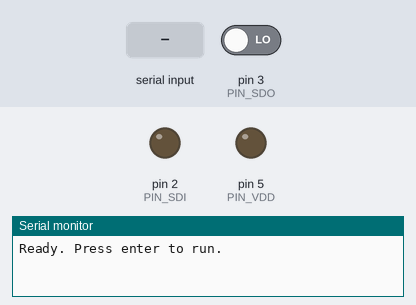
Recording of a sketch running on a simulated Arduino Uno, built with avr-gcc and run on an emulated ATmega328P. Shown: output pins drawn as LEDs (lit = HIGH), the last lines printed to the serial monitor. The inputs (shaded band) are chosen by the test bench; at power-on: pin 3 (PIN_SDO) LOW. Pins used as bus, display or sensor lines are not drawn.

Above: at 1.2 s.
1.3 s: "1\n" received over Serial
At 1.7 s:
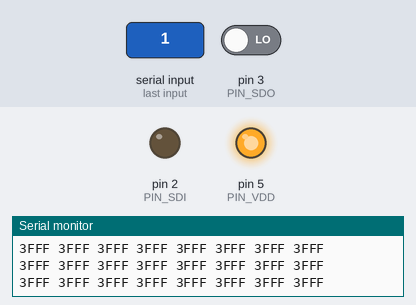
Timing chart, 0 to 4.3 s (numbered marks = the images above; inputs shaded):
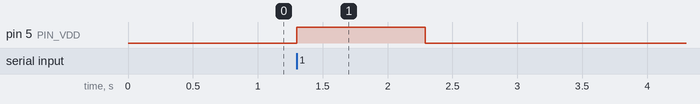

The sketch:

ny8_dumper.ino
```cpp
#define PIN_SDI         2
#define PIN_SDO         3
#define PIN_SCK         4
#define PIN_VDD         5
#define PIN_VPP_SENSE   6

// If dumping the MCU is unsuccessful without Vpp, try re-running
// with this set to 1. Follow README.md for hardware setup details.
#define MCU_REQUIRES_VPP 0

static_assert(PIN_SCK < 8);
static_assert(PIN_SDI < 8);
static_assert(PIN_SDO < 8);
static_assert(PIN_VDD < 8);
static_assert(PIN_VPP_SENSE < 8);

#define SET_PIN_HIGH(pin)   (PORTD |= 1 << (pin))
#define SET_PIN_LOW(pin)    (PORTD &= ~(1 << (pin)))
#define SET_PIN(pin, val)   (val) ? SET_PIN_HIGH(pin) : SET_PIN_LOW(pin)
#define GET_PIN(pin)        (PIND & (1 << (pin)))

#define DELAY_NANO(delay)   __builtin_avr_delay_cycles(((double) (delay)) * F_CPU / 1e9)
#define DELAY_MICRO(delay)  DELAY_NANO(1000.0 * (delay))
#define DELAY_MILLI(delay)  DELAY_MICRO(1000.0 * (delay))

uint8_t send_receive_byte(uint8_t data_out)
{
    uint8_t mask = 1 << 7; // MSB first
    SET_PIN(PIN_SDI, data_out & mask);
    DELAY_MICRO(1); // Ensure sufficient setup time

    uint8_t data_in = 0;
    do {
        if (GET_PIN(PIN_SDO)) {
            data_in |= mask;
        }

        // Toggle clock
        SET_PIN_HIGH(PIN_SCK);

        // Update SDI for next cycle
        // Slow Arduino should be sufficient to satisfy hold times
        mask >>= 1;
        SET_PIN(PIN_SDI, data_out & mask);

        DELAY_NANO(500);

        SET_PIN_LOW(PIN_SCK);

        DELAY_NANO(500);
    } while (mask);

    return data_in;
}

inline void ny8_send_command_separator()
{
    // SDO must be high here, or the reset won't happen properly
    SET_PIN_HIGH(PIN_SDI);
    DELAY_MICRO(1); // Setup time

    // Toggle clock
    SET_PIN_HIGH(PIN_SCK);
    DELAY_NANO(500);
    SET_PIN_LOW(PIN_SCK);

    SET_PIN_LOW(PIN_SDI);

    DELAY_MICRO(50);
}

void ny8_send_handshake()
{
    send_receive_byte(0x53);
    DELAY_MICRO(1.5);
    send_receive_byte(0xAD);
}

void ny8_dump_eprom()
{
    // Send 0x20 0x00 0x00 0x00 for (EPROM read command)
    // In the programming timings for the NY8A051H, only 3 bytes
    // are sent and received here. However, the NY8A054E used by
    // the PixMob appears to send and receive 4 bytes, maybe due
    // to a 2K EPROM instead of 1K?
    send_receive_byte(0x20);
    send_receive_byte(0x00);
    send_receive_byte(0x00);
    send_receive_byte(0x00);

    // Read 2048 words
    for (int i = 0; i < 2048; i++) {
        // EPROM words are 14 bits and split across two reads
        uint8_t b1 = send_receive_byte(0x00);
        uint8_t b2 = send_receive_byte(0x00);

        // Combine lower 7 bits of each byte
        uint16_t word = ((b1 & 0x7F) << 7) | (b2 & 0x7F);

        // Invert the bits to get actual instruction/data
        word = (~word) & 0x3FFF;

        char buf[16];
        snprintf(buf, sizeof(buf), "%04X%s",
            word, i % 8 == 7 ? "\r\n" : " ");
        Serial.print(buf);
    }

    Serial.print("\r\n\r\n");
}

void setup()
{
    pinMode(PIN_SDI, OUTPUT);
    pinMode(PIN_SDO, INPUT);
    pinMode(PIN_SCK, OUTPUT);
    pinMode(PIN_VDD, OUTPUT);

#if MCU_REQUIRES_VPP
    pinMode(PIN_VPP_SENSE, INPUT);
#endif

    SET_PIN_LOW(PIN_VDD);

    Serial.begin(115200);
}

void loop()
{
#if MCU_REQUIRES_VPP
    Serial.println("Ready. Waiting for VPP sense...");
    // Wait in loop (debounce) until VPP_SENSE pin goes high
    for (int i = 0; i < 10; i++) {
        while (GET_PIN(PIN_VPP_SENSE) == 0);
    }
#else
    Serial.println("Ready. Press enter to run.");
    // Wait for trigger from serial console
    while (true) {
        if (Serial.available() > 0) {
            int c = Serial.read();

            // Look for <enter> to start program
            if (c == '\n' || c == '\r') {
                // Drain remaining characters
                while (Serial.available() > 0) {
                    Serial.read();
                }

                break;
            }
        }
    }
#endif

    Serial.println("Begin EPROM extraction ...\r\n");

    noInterrupts();

    // Power on
    SET_PIN_HIGH(PIN_VDD);
    SET_PIN_LOW(PIN_SCK);
    SET_PIN_LOW(PIN_SDI);

    DELAY_MICRO(500);

    // Handshake
    ny8_send_handshake();

    // Wait 100 milliseconds to determine whether the handshake succeeded.
    // Under normal operation, the MCU starts running the program about
    // 62 milliseconds after power-on. If programming handshake is successful,
    // the MCU enters a special mode and the user program is not started.
    DELAY_MILLI(100);

    if (GET_PIN(PIN_SDO)) {
        // Handshake unsuccessful
        // SDO (shared with a PWM output) has become PWM active high
        Serial.println("EPROM dump failed: handshake unsuccessful.\r\n\r\n");
    } else {
        // EPROM extraction
        ny8_dump_eprom();

        // If running multiple commands, send a command separator
        // between each command
        ny8_send_command_separator();

        Serial.println("Done!\r\n\r\n");
    }

    // Power off
    SET_PIN_LOW(PIN_VDD);

    interrupts();

#if MCU_REQUIRES_VPP
    // Wait in loop (debounce) until VPP_SENSE pin goes low
    for (int i = 0; i < 10; i++) {
        while (GET_PIN(PIN_VPP_SENSE) != 0);
    }
#endif
}
```

Measured:
- after the input at 1.3 s, pin 5 (PIN_VDD): LOW → HIGH at once, → LOW 0.99 s later
